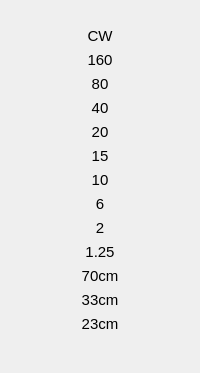
         <widget class="QFrame" name="Band_Mode_Frame_CW">
          <property name="minimumSize">
           <size>
            <width>30</width>
            <height>0</height>
           </size>
          </property>
          <property name="font">
           <font>
            <pointsize>11</pointsize>
           </font>
          </property>
          <property name="lineWidth">
           <number>0</number>
          </property>
          <layout class="QVBoxLayout" name="bandmode_vertline">
           <property name="leftMargin">
            <number>0</number>
           </property>
           <property name="topMargin">
            <number>27</number>
           </property>
           <property name="rightMargin">
            <number>0</number>
           </property>
           <property name="bottomMargin">
            <number>0</number>
           </property>
           <item>
            <widget class="QLabel" name="mode_cw">
             <property name="text">
              <string>CW</string>
             </property>
             <property name="alignment">
              <set>Qt::AlignCenter</set>
             </property>
            </widget>
           </item>
           <item>
            <widget class="QLabel" name="cw_band_160">
             <property name="accessibleName">
              <string>160 c w</string>
             </property>
             <property name="text">
              <string>160</string>
             </property>
             <property name="alignment">
              <set>Qt::AlignCenter</set>
             </property>
            </widget>
           </item>
           <item>
            <widget class="QLabel" name="cw_band_80">
             <property name="text">
              <string>80</string>
             </property>
             <property name="alignment">
              <set>Qt::AlignCenter</set>
             </property>
            </widget>
           </item>
           <item>
            <widget class="QLabel" name="cw_band_40">
             <property name="text">
              <string>40</string>
             </property>
             <property name="alignment">
              <set>Qt::AlignCenter</set>
             </property>
            </widget>
           </item>
           <item>
            <widget class="QLabel" name="cw_band_20">
             <property name="text">
              <string>20</string>
             </property>
             <property name="alignment">
              <set>Qt::AlignCenter</set>
             </property>
            </widget>
           </item>
           <item>
            <widget class="QLabel" name="cw_band_15">
             <property name="text">
              <string>15</string>
             </property>
             <property name="alignment">
              <set>Qt::AlignCenter</set>
             </property>
            </widget>
           </item>
           <item>
            <widget class="QLabel" name="cw_band_10">
             <property name="text">
              <string>10</string>
             </property>
             <property name="alignment">
              <set>Qt::AlignCenter</set>
             </property>
            </widget>
           </item>
           <item>
            <widget class="QLabel" name="cw_band_6">
             <property name="text">
              <string>6</string>
             </property>
             <property name="alignment">
              <set>Qt::AlignCenter</set>
             </property>
            </widget>
           </item>
           <item>
            <widget class="QLabel" name="cw_band_2">
             <property name="text">
              <string>2</string>
             </property>
             <property name="alignment">
              <set>Qt::AlignCenter</set>
             </property>
            </widget>
           </item>
           <item>
            <widget class="QLabel" name="cw_band_125">
             <property name="text">
              <string>1.25</string>
             </property>
             <property name="alignment">
              <set>Qt::AlignCenter</set>
             </property>
            </widget>
           </item>
           <item>
            <widget class="QLabel" name="cw_band_70cm">
             <property name="text">
              <string>70cm</string>
             </property>
             <property name="alignment">
              <set>Qt::AlignCenter</set>
             </property>
            </widget>
           </item>
           <item>
            <widget class="QLabel" name="cw_band_33cm">
             <property name="text">
              <string>33cm</string>
             </property>
             <property name="alignment">
              <set>Qt::AlignCenter</set>
             </property>
            </widget>
           </item>
           <item>
            <widget class="QLabel" name="cw_band_23cm">
             <property name="text">
              <string>23cm</string>
             </property>
             <property name="alignment">
              <set>Qt::AlignCenter</set>
             </property>
            </widget>
           </item>
           <item>
            <spacer name="verticalSpacer">
             <property name="orientation">
              <enum>Qt::Vertical</enum>
             </property>
             <property name="sizeHint" stdset="0">
              <size>
               <width>20</width>
               <height>40</height>
              </size>
             </property>
            </spacer>
           </item>
          </layout>
         </widget>
